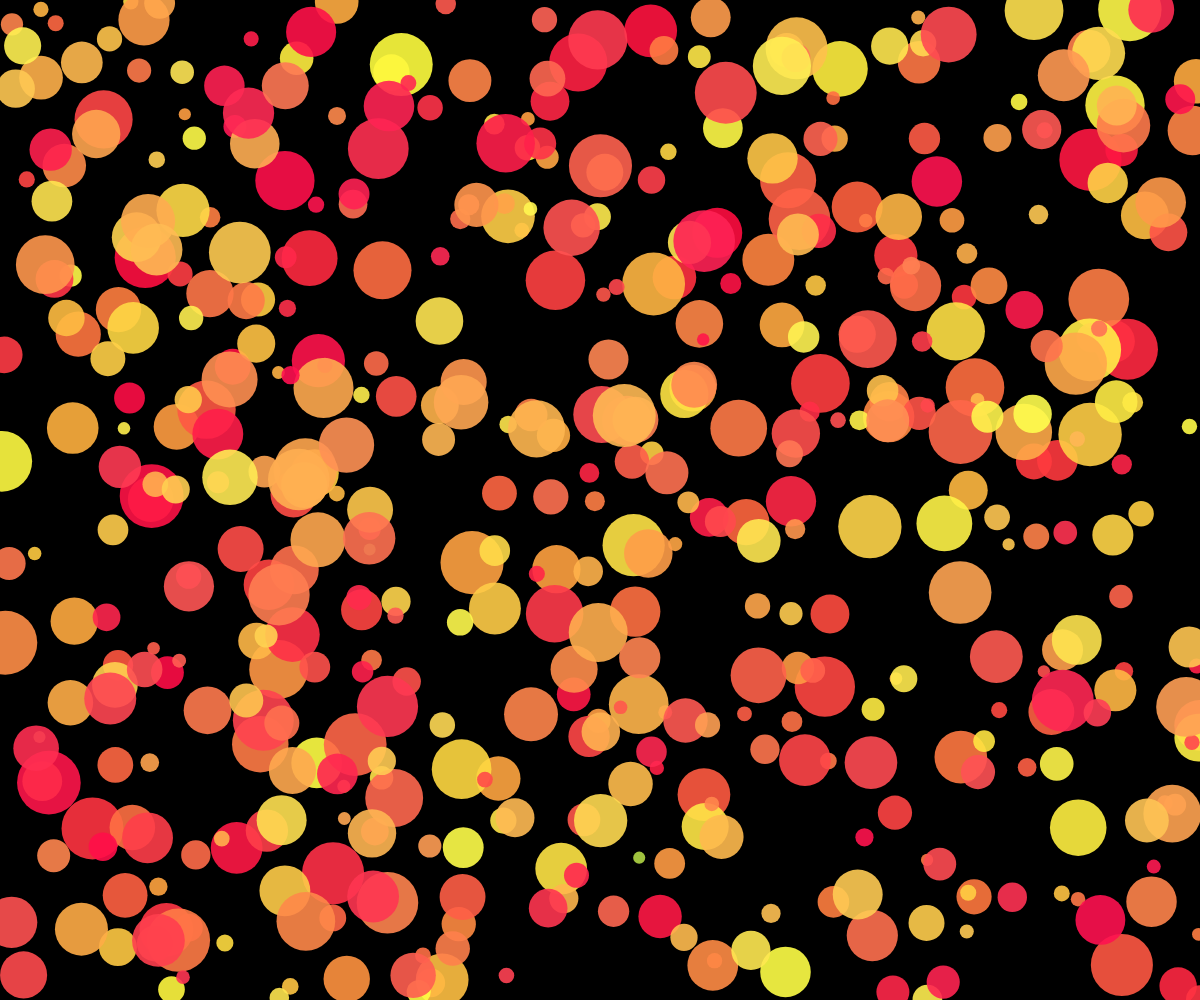
Frame 1 (no input)
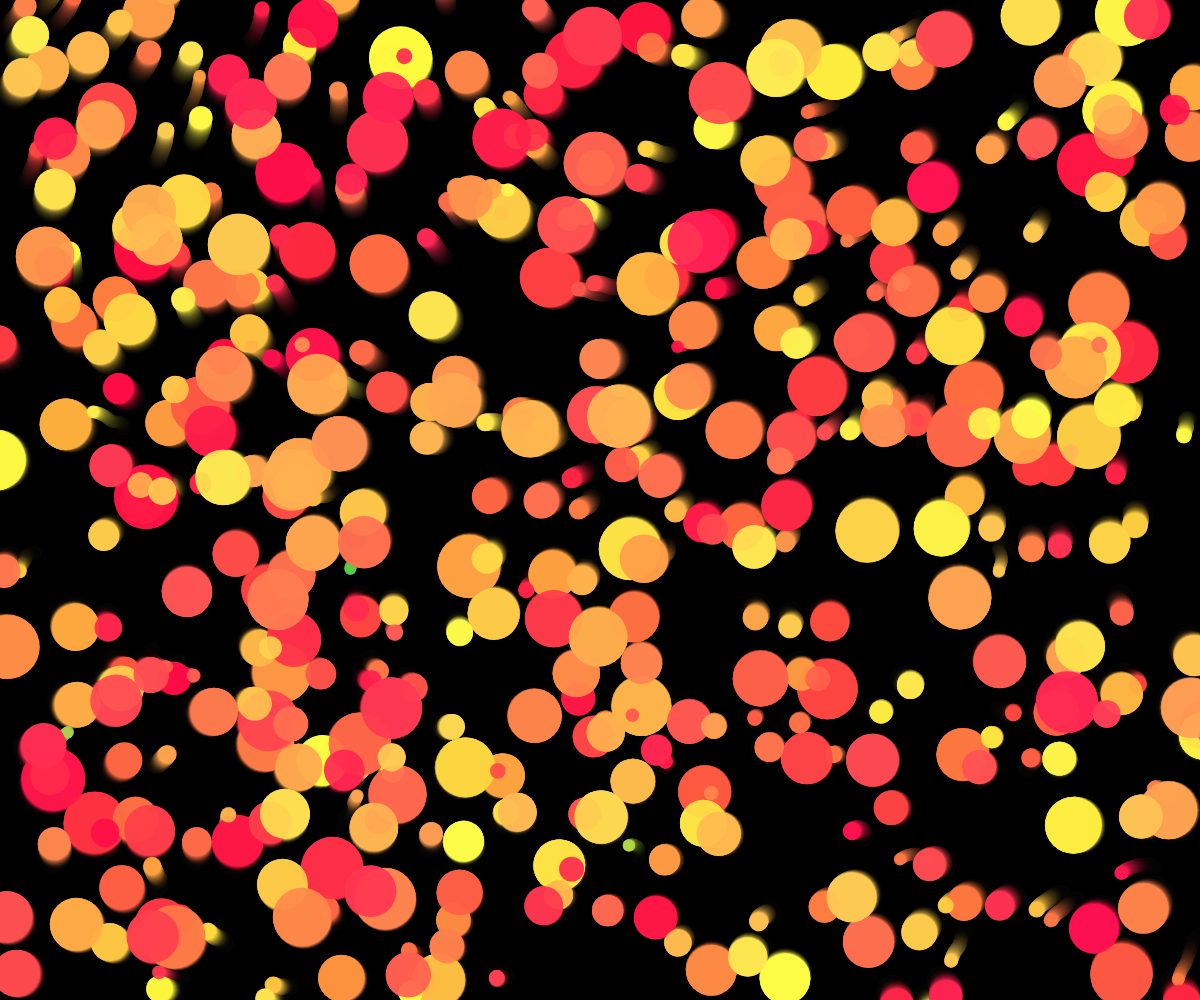
Frame 60 (no input)
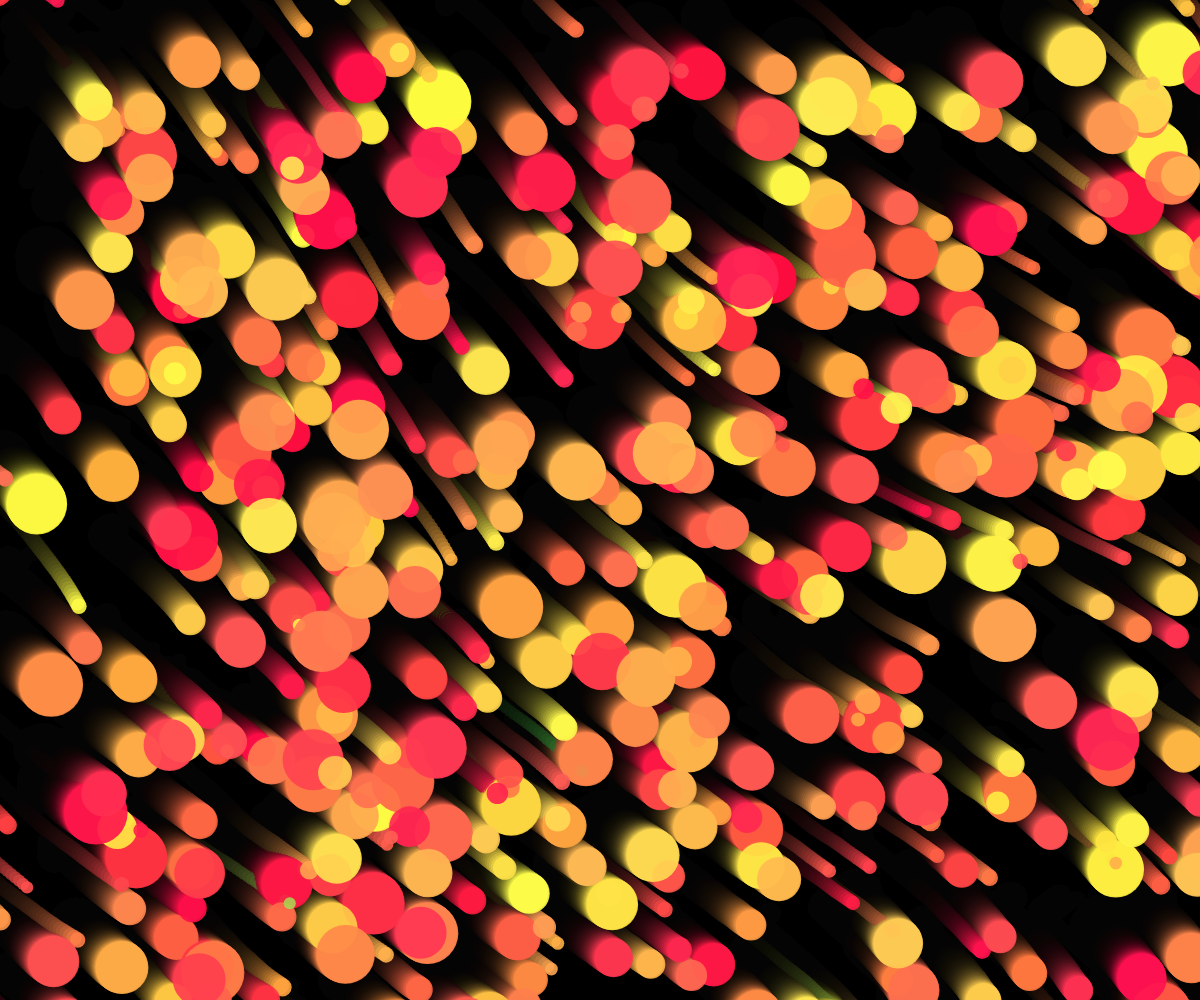
Frame 120 (the mouse pressed at the canvas centre since frame 60)

The p5.js sketch that drew these frames (run headless with seeded random() and noise() and a simulated clock; from frame 60 on, the mouse is pressed at the canvas centre):

// p5.js sketch
// ── sketch.js
let ps;
var pCount = 512;
var minm = 12;
var maxm = 64;
var bgalpha = .1;
var fgalpha = .9;
var w,h;

function setup() {
	createCanvas(windowWidth, windowHeight, P2D);
	colorMode(RGB,1,1,3,1);
  background(0);
  w = width;
  h = height;

	ps = new Array(pCount);
  for(var i = 0; i < pCount; i++){
			var p = new P();
			p.z = map(i, 0, pCount, .74, 1);
      ps[i] = p;
  }
}

function windowResized() {
  resizeCanvas(windowWidth, windowHeight);
}

function draw(){
  w = width;
  h = height;

  noStroke();
  fill(0,bgalpha);
  rect(0,0,w,h);

  //lines();

  for(var i = 0; i < pCount; i++){
    ps[i].updateParticle();
  }
}

function lines(){
  var s = 300;
  for(var x = 0; x < w; x+=s){
    for(var y = 0; y < h; y+=s){
      pushMatrix();
      translate(x,y);
      rotate(getAngleAt(x,y));
      stroke(1);
      line(-s/8, 0, s/2, 0);
      popMatrix();
    }
  }
}

function getAngleAt(x,  y){
  return getNoiseAt(x,y)*PI*55;
}

function getNoiseAt(y,  x){
  var ns = 0.0001;
  return noise(x*ns, y*ns,radians(frameCount));
}

function P(){
	this.pos = createVector(random(w), random(h));
	this.spd = createVector();
	this.acc = createVector();
	this.m = 	random(minm,maxm);
	this.l = 	maxm/this.m;
	this.hue = map(this.m,minm,maxm,.200,255);
	this.sat = random(.05,1);

	this.updateParticle = function(){
		//apply acceleration in a random direction decided by noise
		var a = getAngleAt(this.pos.x, this.pos.y);
		this.acc.add(p5.Vector.fromAngle(a).div(this.m));

		//apply acceleration in the same direction as the mouse,
		//apply it less on more massive objects
		//the force get smaller with the square of the distance from the mouse
		if(mouseIsPressed){
			 var ma = angle(pmouseX, pmouseY, mouseX, mouseY);
			 var mm = dist(mouseX, mouseY, pmouseX, pmouseY);
			 var md = dist(this.pos.x, this.pos.y, mouseX, mouseY);
			 this.acc.add(p5.Vector.fromAngle(ma).mult(20*maxm*(mm*mm/(md*md))/this.m));
		}

		this.spd.add(this.acc);
		this.spd.limit(this.l);
		this.pos.add(this.spd);
		this.acc.mult(0);

		if(this.pos.x <  -this.m*2) this.pos.x+=w+this.m*4;
		if(this.pos.x > w+this.m*2) this.pos.x-=w+this.m*4;
		if(this.pos.y <  -this.m*2) this.pos.y+=h+this.m*4;
		if(this.pos.y > h+this.m*2) this.pos.y-=h+this.m*4;

		this.drawParticle();
	}

	this.drawParticle = function(){
		strokeWeight(this.m);
		stroke(this.hue,this.sat,this.z,fgalpha);
		point(this.pos.x,this.pos.y);
	}
}

function angle(x0, y0, x1, y1){
    return atan2(y1 - y0, x1 - x0);
}

// ── post.html
<!DOCTYPE html>
<html>
<head>
<link rel="shortcut icon" type="image/png" href="https://krabcode.github.io/favicon.png"/>
<link rel="stylesheet" href="../../styles/sketch.css">
<title>Bubbles</title>
<script src="../../lib/p5.js"></script>
<script src="sketch.js"></script>
</style>
</head>
<body>
</body>
<header>
<p><a href="..\..\index.html"> <<< </a> </p>
</header>
</html>
